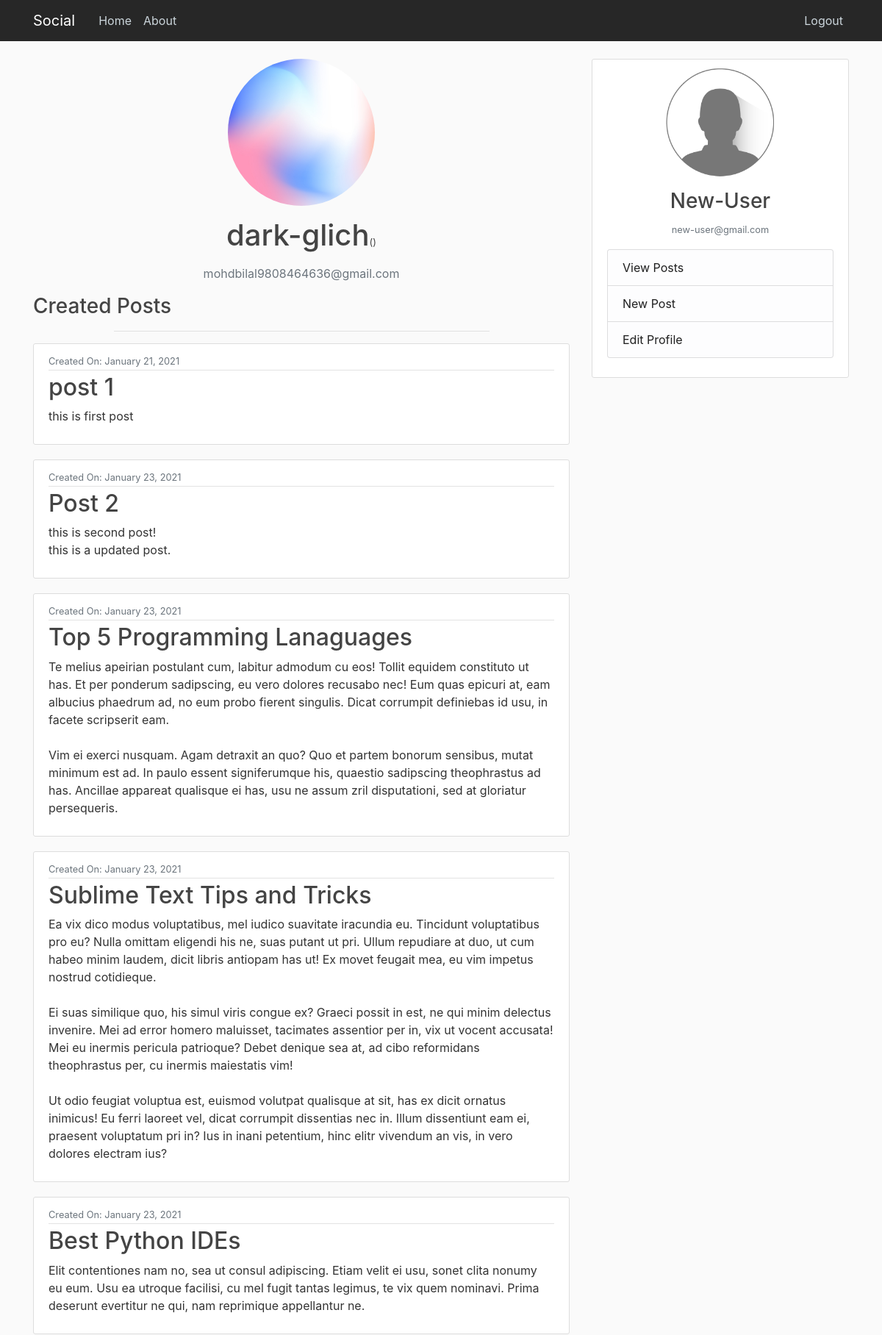
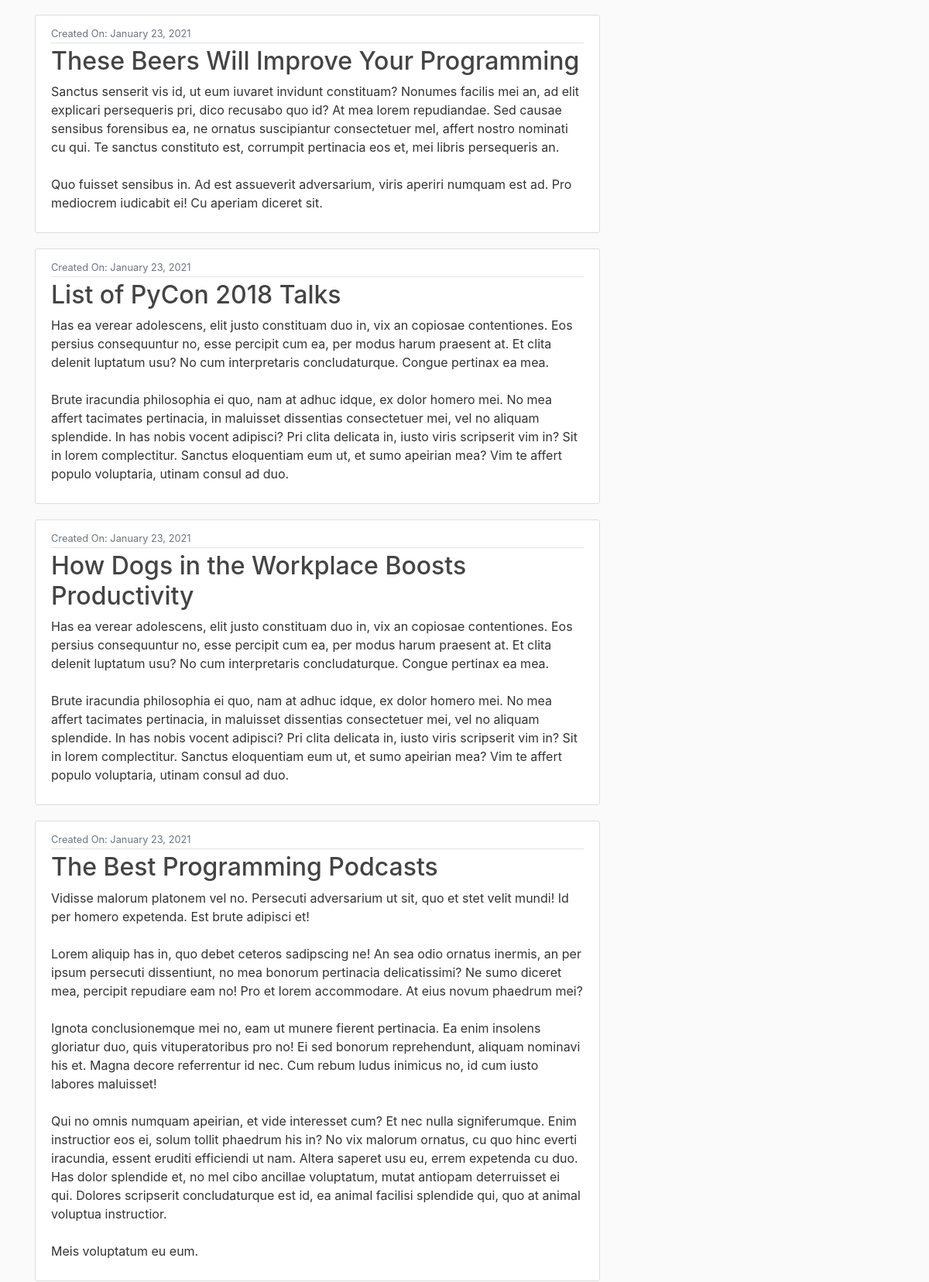
Screenshot of /user/dark-glich (signed in, upper part) with the database file from the repository (2 pictures, top to bottom).
### users/models.py (models this page shows, shortened)
class profile(models.Model):
    user = models.OneToOneField(User, on_delete=models.CASCADE)
    image = models.ImageField(default='default.png', upload_to='profile_pics')

### main/models.py (models this page shows, shortened)
class Post(models.Model):
    title = models.CharField(max_length=200)
    content = models.TextField()
    date = models.DateTimeField(default=timezone.now)
    author = models.ForeignKey(User, on_delete=models.CASCADE)

### main/views.py (the view)
# urls.py: path('user/<str:username>', UserPostListView, name='user-posts'),
def UserPostListView(request, username):
    user = get_object_or_404(User, username=username)
    posts = Post.objects.filter(author=user)
    if request.user == user:
        username = None
    else:
        username = user
    context = {'posts':posts, 'username':username}
    return render(request, 'main/user_post.html', context)

### main/templates/main/user_post.html
{%extends "main/base.html"%}
{%block content%}
{%if username != None %}
<img class="rounded-circle account-img" src="{{ username.profile.image.url }}" style="height: 200px; width: 200px; display: block; margin-left: auto; margin-right: auto;">
<div style="text-align: center;"><h1 class="mb-3">{{ username }}<small style="font-size: small;">({{ page_obj.paginator.count }})</small></h1></div>
<p class="text-secondary" style="text-align: center;">{{ username.email }}</p>
<h3>Created Posts</h3>
{%else%}
<h1 style="text-align:center;">Posts</h1>
{%endif%}
<hr style="width: 70%;">
{% for post in posts %}
<article class="media content-section">
  <div class="media-body">
    <div class="article-metadata">
      <small class="text-muted">Created On: {{ post.date|date:"F d, Y" }}</small>
    </div>
    <h2><a class="article-title" href="{% url 'detail' post.id %}">{{ post.title }}</a></h2>
    <p class="article-content">{{ post.content }}</p>
  </div>
</article>
{% endfor %}
{%endblock%}

### main/templates/main/base.html (shortened to what this page needs)
{%load static%}
<!doctype html>
<html lang="en">
  <head>
    <link rel="stylesheet" href="https://maxcdn.bootstrapcdn.com/bootstrap/4.0.0/css/bootstrap.min.css">
    <link rel="stylesheet" type="text/css" href="{% static 'main/style.css' %}">
  </head>
    <body>
      <header class="site-header">
        <nav class="navbar navbar-expand-md navbar-dark bg-steel fixed-top" style="background-color: rgb(39, 39, 39) ">
          <div class="container">
            <a class="navbar-brand mr-4" href="{% url 'home' %}">Social</a>
            <div class="collapse navbar-collapse" id="navbarToggle">
              <div class="navbar-nav mr-auto">
                <a class="nav-item nav-link" href="{% url 'home' %}">Home</a>
                <a class="nav-item nav-link" href="{% url 'about' %}">About</a>
              </div>
              <div class="navbar-nav">
                {% if user.is_authenticated %}
                  <a class="nav-item nav-link" href="{% url 'logout' %}">Logout</a>
                {% else %}
                  <a class="nav-item nav-link" href="{% url 'register' %}">Register</a>
                  <a class="nav-item nav-link" href="{% url 'login' %}">Login</a>
                {% endif %}
              </div>
            </div>
          </div>
        </nav>
      </header>
      <main role="main" class="container">
        <div class="row">
          <div class="col-md-8">
            {% block content %}{% endblock %}
          </div>
          <div class="col-md-4">
            <div class="content-section" style="position: sticky; top: 5rem;">
                <img class="rounded-circle account-img" src="{{ user.profile.image.url }}" style="height: 150px; width: 150px; display: block; margin-left: auto; margin-right: auto;">
                <h3 style="text-align: center;">{{user}}</h3>
                <p style="text-align: center;" class="text-muted"><small>{{user.email}}</small></p>
                <ul class="list-group">
                  <li class="list-group-item list-group-item-light"><a href="{% url 'user-posts' user %}" style="color: rgb(31, 31, 31);">View Posts</a></li>
                  <li class="list-group-item list-group-item-light"><a href="{% url 'create' %}" style="color: rgb(31, 31, 31);">New Post</a></li>
                  <li class="list-group-item list-group-item-light"><a href="{% url 'profile' %}" style="color: rgb(31, 31, 31);">Edit Profile</a></li>
                </ul>
            </div>
          </div>
        </div>
      </main>
    </body>
</html>

### main/static/main/style.css (style rules this page uses)
body { background: #fafafa; color: #333333; margin-top: 5rem; }
h1, h2, h3, h4, h5, h6 { color: #444444; }
ul { margin: 0; }
.bg-steel { background-color: #5f788a; }
.site-header .navbar-nav .nav-link { color: #cbd5db; }
.content-section { background: #ffffff; padding: 10px 20px; border: 1px solid #dddddd; border-radius: 3px; margin-bottom: 20px; }
.article-title { color: #444444; }
.article-content { white-space: pre-line; }
.article-metadata { padding-bottom: 1px; margin-bottom: 4px; border-bottom: 1px solid #e3e3e3 }
.account-img { height: 125px; width: 125px; margin-right: 20px; margin-bottom: 16px; }

### rows the page displays
Post: date "January 21, 2021", title "post 1", content "this is first post"
Post: date "January 23, 2021", title "Post 2", content "this is second post! this is a updated post."
Post: date "January 23, 2021", title "Top 5 Programming Lanaguages", content "Te melius apeirian postulant cum, labitur admodum cu eos! Tollit equidem constituto ut has. Et per ponderum sadipscing, eu vero dolores recusabo nec! Eum quas epicuri at, eam albucius phaedrum ad, no eum probo fierent singulis. Dicat corrumpit definiebas id usu, in facete scripserit eam. Vim ei exerci nusquam. Agam detraxit an quo? Quo et partem bonorum sensibus, mutat minimum est ad. In paulo essent signiferumque his, quaestio sadipscing theophrastus ad has. Ancillae appareat qualisque ei has, usu ne assum zril disputationi, sed at gloriatur persequeris."
Post: date "January 23, 2021", title "Sublime Text Tips and Tricks", content "Ea vix dico modus voluptatibus, mel iudico suavitate iracundia eu. Tincidunt voluptatibus pro eu? Nulla omittam eligendi his ne, suas putant ut pri. Ullum repudiare at duo, ut cum habeo minim laudem, dicit libris antiopam has ut! Ex movet feugait mea, eu vim impetus nostrud cotidieque. Ei suas similique quo, his simul viris congue ex? Graeci possit in est, ne qui minim delectus invenire. Mei ad error homero maluisset, tacimates assentior per in, vix ut vocent accusata! Mei eu inermis pericula patrioque? Debet denique sea at, ad cibo reformidans theophrastus per, cu inermis maiestatis vim! Ut odio feugiat voluptua est, euismod volutpat qualisque at sit, has ex dicit ornatus inimicus! Eu…"
Post: date "January 23, 2021", title "Best Python IDEs", content "Elit contentiones nam no, sea ut consul adipiscing. Etiam velit ei usu, sonet clita nonumy eu eum. Usu ea utroque facilisi, cu mel fugit tantas legimus, te vix quem nominavi. Prima deserunt evertitur ne qui, nam reprimique appellantur ne."
Post: date "January 23, 2021", title "These Beers Will Improve Your Programming", content "Sanctus senserit vis id, ut eum iuvaret invidunt constituam? Nonumes facilis mei an, ad elit explicari persequeris pri, dico recusabo quo id? At mea lorem repudiandae. Sed causae sensibus forensibus ea, ne ornatus suscipiantur consectetuer mel, affert nostro nominati cu qui. Te sanctus constituto est, corrumpit pertinacia eos et, mei libris persequeris an. Quo fuisset sensibus in. Ad est assueverit adversarium, viris aperiri numquam est ad. Pro mediocrem iudicabit ei! Cu aperiam diceret sit."
Post: date "January 23, 2021", title "List of PyCon 2018 Talks", content "Has ea verear adolescens, elit justo constituam duo in, vix an copiosae contentiones. Eos persius consequuntur no, esse percipit cum ea, per modus harum praesent at. Et clita delenit luptatum usu? No cum interpretaris concludaturque. Congue pertinax ea mea. Brute iracundia philosophia ei quo, nam at adhuc idque, ex dolor homero mei. No mea affert tacimates pertinacia, in maluisset dissentias consectetuer mei, vel no aliquam splendide. In has nobis vocent adipisci? Pri clita delicata in, iusto viris scripserit vim in? Sit in lorem complectitur. Sanctus eloquentiam eum ut, et sumo apeirian mea? Vim te affert populo voluptaria, utinam consul ad duo."
Post: date "January 23, 2021", title "How Dogs in the Workplace Boosts Productivity", content "Has ea verear adolescens, elit justo constituam duo in, vix an copiosae contentiones. Eos persius consequuntur no, esse percipit cum ea, per modus harum praesent at. Et clita delenit luptatum usu? No cum interpretaris concludaturque. Congue pertinax ea mea. Brute iracundia philosophia ei quo, nam at adhuc idque, ex dolor homero mei. No mea affert tacimates pertinacia, in maluisset dissentias consectetuer mei, vel no aliquam splendide. In has nobis vocent adipisci? Pri clita delicata in, iusto viris scripserit vim in? Sit in lorem complectitur. Sanctus eloquentiam eum ut, et sumo apeirian mea? Vim te affert populo voluptaria, utinam consul ad duo."
Post: date "January 23, 2021", title "The Best Programming Podcasts", content "Vidisse malorum platonem vel no. Persecuti adversarium ut sit, quo et stet velit mundi! Id per homero expetenda. Est brute adipisci et! Lorem aliquip has in, quo debet ceteros sadipscing ne! An sea odio ornatus inermis, an per ipsum persecuti dissentiunt, no mea bonorum pertinacia delicatissimi? Ne sumo diceret mea, percipit repudiare eam no! Pro et lorem accommodare. At eius novum phaedrum mei? Ignota conclusionemque mei no, eam ut munere fierent pertinacia. Ea enim insolens gloriatur duo, quis vituperatoribus pro no! Ei sed bonorum reprehendunt, aliquam nominavi his et. Magna decore referrentur id nec. Cum rebum ludus inimicus no, id cum iusto labores maluisset! Qui no omnis numquam…"

### other values shown
{{ username }} "dark-glich"
{{ username.email }} "mohdbilal9808464636@gmail.com"
{{ user }} "New-User"
{{ user.email }} "new-user@gmail.com"
